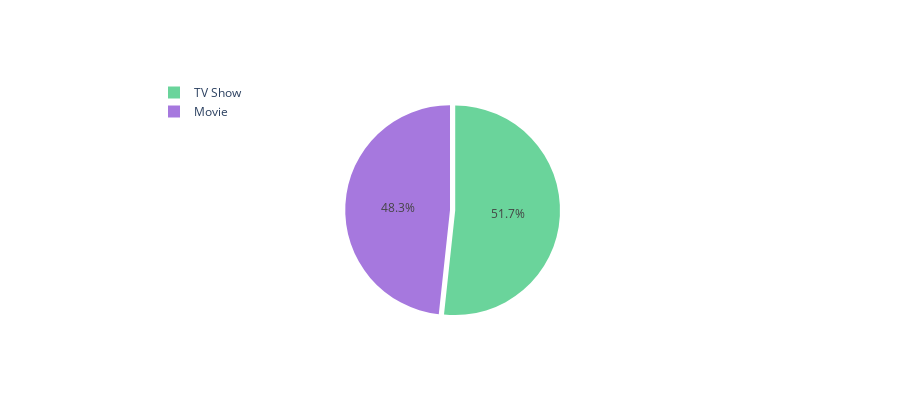

The notebook cell saved with this chart:
### Code cell
col = "type"
grouped = df[col].value_counts().reset_index()
grouped = grouped.rename(columns = {col : "count", "index" : col})

## plot
trace = go.Pie(labels=grouped[col], values=grouped['count'], pull=[0.05, 0], marker=dict(colors=["#6ad49b", "#a678de"]))
layout = go.Layout(title="", height=400, legend=dict(x=0.1, y=1.1))
fig = go.Figure(data = [trace], layout = layout)
iplot(fig)

### Figure 1 — Plotly figure (JSON) as saved in the notebook; plotly's stock layout.template omitted (floating-point values rounded to 4 significant figures)
{"data": [{"labels": ["TV Show", "Movie"], "marker": {"colors": ["#6ad49b", "#a678de"]}, "pull": [0.05, 0], "type": "pie", "values": [1589, 1484]}], "layout": {"height": 400, "legend": {"x": 0.1, "y": 1.1}, "title": {"text": ""}}}
